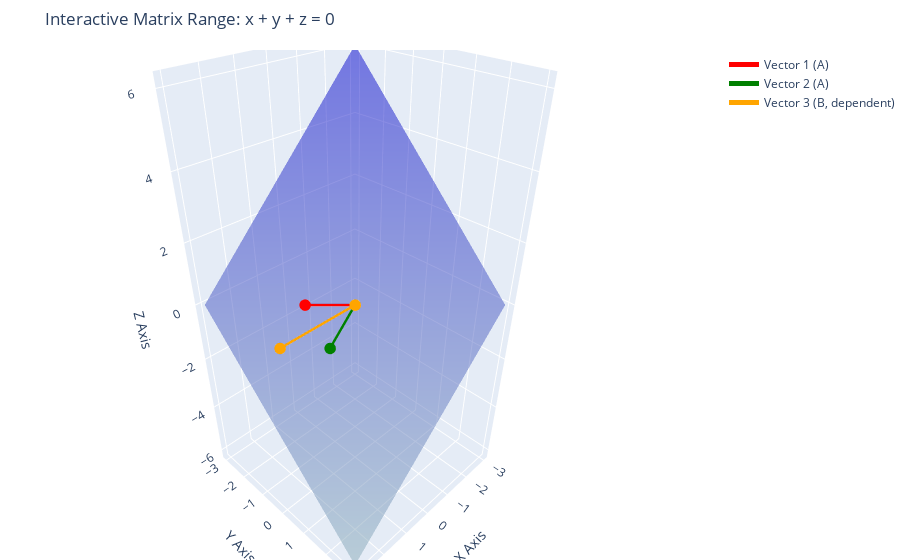

Notebook cell for this chart:
### Code cell
import plotly.graph_objects as go
import numpy as np

# --- 1. 準備數據 ---

# 定義平面 x + y + z = 0 (即 z = -x - y)
range_val = 3
x = np.linspace(-range_val, range_val, 50)
y = np.linspace(-range_val, range_val, 50)
X, Y = np.meshgrid(x, y)
Z = -X - Y

# 定義向量
# 原點
origin = [0, 0, 0]

# 矩陣 A 的兩個獨立向量 (紅色 & 綠色)
v1 = np.array([1, -1, 0])
v2 = np.array([1, 0, -1])

# 矩陣 B 的相依向量 (v1 + v2) (橘色)
v3 = v1 + v2  # 結果應為 [2, -1, -1]

# --- 2. 建立繪圖物件 ---
fig = go.Figure()

# A. 畫出半透明平面 (藍色)
fig.add_trace(go.Surface(
    z=Z, x=X, y=Y,
    colorscale=[[0, 'lightblue'], [1, 'blue']],
    opacity=0.5,
    showscale=False,
    name='Plane x+y+z=0'
))

# 輔助函式：畫向量箭頭
def add_vector(fig, vec, color, name):
    fig.add_trace(go.Scatter3d(
        x=[0, vec[0]],
        y=[0, vec[1]],
        z=[0, vec[2]],
        mode='lines+markers',
        marker=dict(size=4, color=color),
        line=dict(color=color, width=5),
        name=name
    ))
    # 加一個圓錐體在末端模擬箭頭 (由 Scatter3d 的 marker 代替，簡單呈現)

# B. 畫出向量
add_vector(fig, v1, 'red', 'Vector 1 (A)')
add_vector(fig, v2, 'green', 'Vector 2 (A)')
add_vector(fig, v3, 'orange', 'Vector 3 (B, dependent)')

# --- 3. 設定版面與互動功能 ---
fig.update_layout(
    title='Interactive Matrix Range: x + y + z = 0',
    scene=dict(
        xaxis_title='X Axis',
        yaxis_title='Y Axis',
        zaxis_title='Z Axis',
        # 設定比例固定，才不會看起來變形
        aspectmode='data' 
    ),
    margin=dict(l=0, r=0, b=0, t=50)
)

# 顯示圖表
fig.show()

### Figure 1 — Plotly figure (JSON) as saved in the notebook; plotly's stock layout.template omitted (floating-point values rounded to 4 significant figures; data arrays with more than 128 entries replaced by an {"elided": "..."} marker saying what was removed)
{"data": [{"colorscale": [[0, "lightblue"], [1, "blue"]], "name": "Plane x+y+z=0", "opacity": 0.5, "showscale": false, "type": "surface", "x": {"elided": "50x50 float values"}, "y": {"elided": "50x50 float values"}, "z": {"elided": "50x50 float values"}}, {"line": {"color": "red", "width": 5}, "marker": {"color": "red", "size": 4}, "mode": "lines+markers", "name": "Vector 1 (A)", "type": "scatter3d", "x": [0, 1], "y": [0, -1], "z": [0, 0]}, {"line": {"color": "green", "width": 5}, "marker": {"color": "green", "size": 4}, "mode": "lines+markers", "name": "Vector 2 (A)", "type": "scatter3d", "x": [0, 1], "y": [0, 0], "z": [0, -1]}, {"line": {"color": "orange", "width": 5}, "marker": {"color": "orange", "size": 4}, "mode": "lines+markers", "name": "Vector 3 (B, dependent)", "type": "scatter3d", "x": [0, 2], "y": [0, -1], "z": [0, -1]}], "layout": {"margin": {"b": 0, "l": 0, "r": 0, "t": 50}, "scene": {"aspectmode": "data", "xaxis": {"title": {"text": "X Axis"}}, "yaxis": {"title": {"text": "Y Axis"}}, "zaxis": {"title": {"text": "Z Axis"}}}, "title": {"text": "Interactive Matrix Range: x + y + z = 0"}}}
